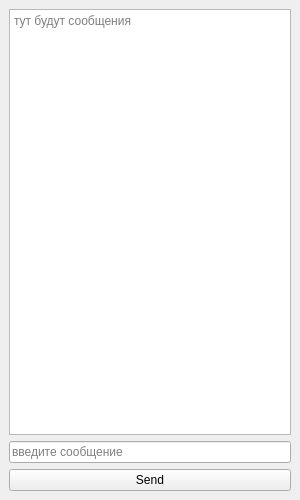
<?xml version="1.0" encoding="UTF-8"?>
<ui version="4.0">
 <class>MainWindow</class>
 <widget class="QMainWindow" name="MainWindow">
  <property name="geometry">
   <rect>
    <x>0</x>
    <y>0</y>
    <width>300</width>
    <height>500</height>
   </rect>
  </property>
  <property name="windowTitle">
   <string>MainWindow</string>
  </property>
  <widget class="QWidget" name="centralwidget">
   <layout class="QVBoxLayout" name="verticalLayout">
    <item>
     <widget class="QPlainTextEdit" name="plainTextEdit">
      <property name="placeholderText">
       <string>тут будут сообщения</string>
      </property>
     </widget>
    </item>
    <item>
     <widget class="QLineEdit" name="lineEdit">
      <property name="placeholderText">
       <string>введите сообщение</string>
      </property>
     </widget>
    </item>
    <item>
     <widget class="QPushButton" name="pushButton">
      <property name="text">
       <string>Send</string>
      </property>
     </widget>
    </item>
   </layout>
  </widget>
 </widget>
 <resources/>
 <connections/>
</ui>
